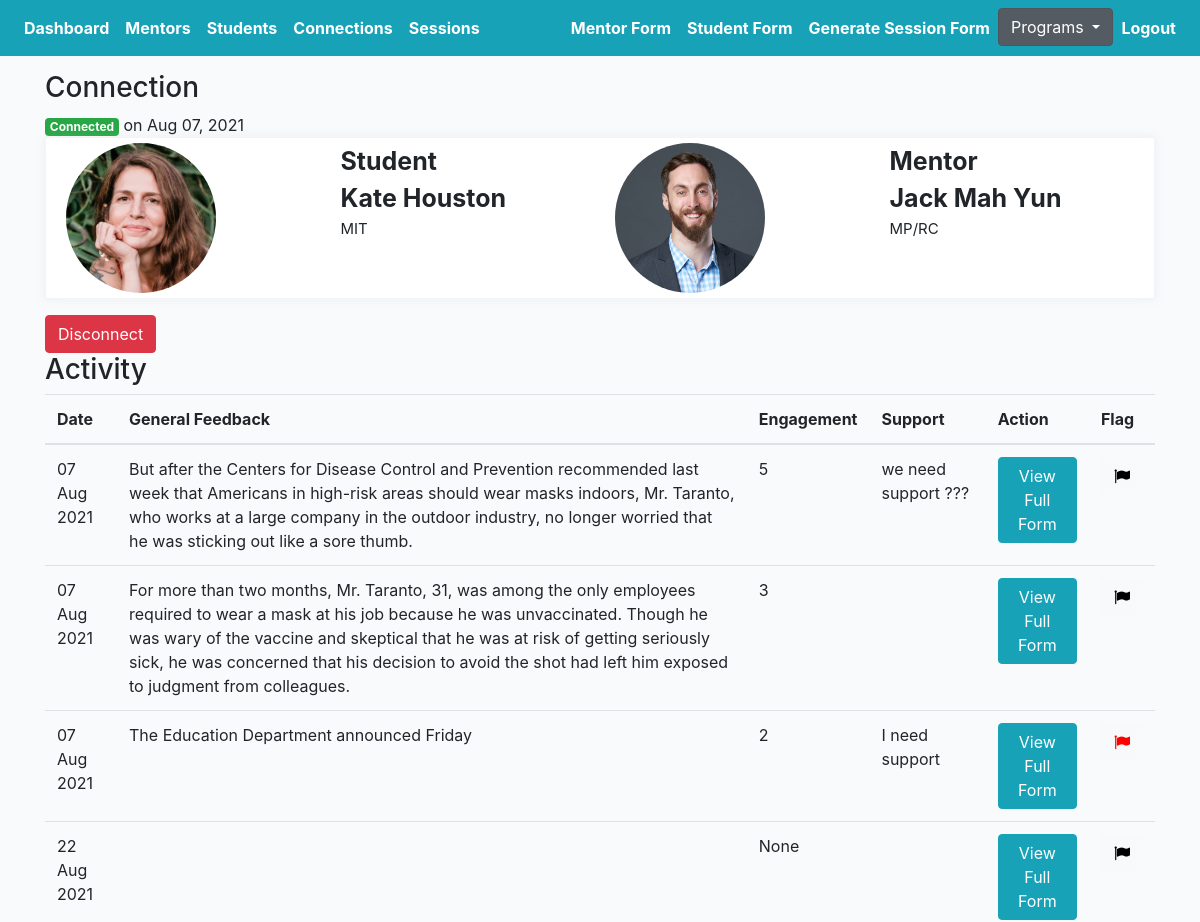
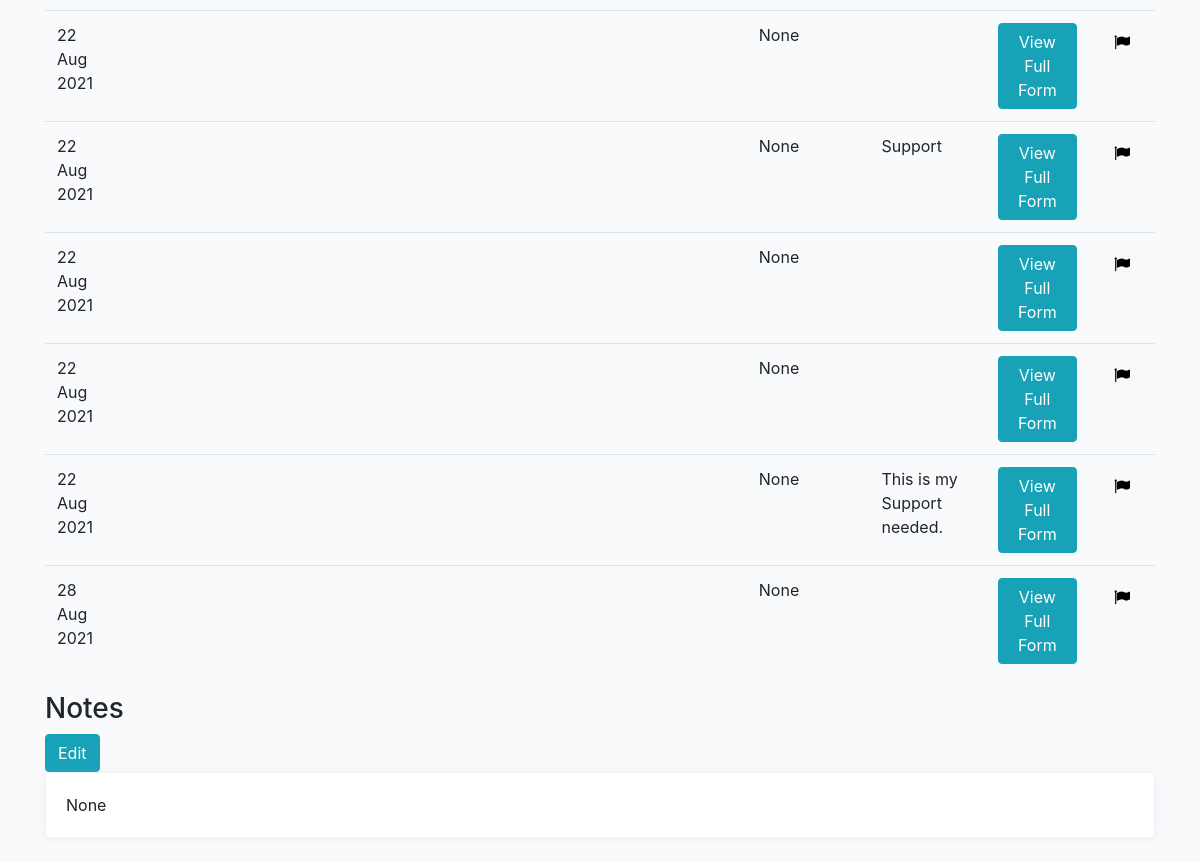
The page /mentoring/23/connection-detail (signed in) on the database its author committed (2 pictures, top to bottom).
### mprofiles/models.py (models this page shows, shortened)
class Connection(models.Model):
    student = models.ForeignKey(Student, on_delete=models.CASCADE, related_name='student')
    mentor = models.ForeignKey(Mentor, on_delete=models.CASCADE, related_name='mentor')
    status = models.CharField(max_length=200, choices=STATUS_CHOICES)
    updated = models.DateTimeField(auto_now=True)
    created = models.DateTimeField(auto_now_add=True)
    flag = models.BooleanField(default=False)
    note = models.TextField(null=True, blank=True, max_length=1000)

class Student(models.Model):
    avatar = models.ImageField(default='avatar.png', upload_to='avatars/')
    first_name = models.CharField(max_length=200, blank=True)
    last_name = models.CharField(max_length=200, blank=True)
    email = models.EmailField(max_length=200, blank=True)
    phone = models.CharField(max_length=200, blank=True)
    address = models.CharField(max_length=200, blank=True)
    grade = models.CharField(max_length=200, blank=True)
    school = models.CharField(max_length=200, blank=True)
    academic_advisor = models.ForeignKey(Academicadvisor, null=True, blank=True, on_delete=models.CASCADE, related_name='academic_advisor')
    academic_advisor_email = models.EmailField(max_length=200, blank=True)
    reason = models.TextField(null=True, blank=True, max_length=1000)
    know = models.TextField(null=True, blank=True, max_length=1000)
    question1 = models.CharField(max_length=200, choices=QUESTION_CHOICES)
    answer1 = models.TextField(null=True, blank=True, max_length=1000)
    question2 = models.CharField(max_length=200, choices=QUESTION_CHOICES)
    answer2 = models.TextField(null=True, blank=True, max_length=1000)
    prefer_sex = models.CharField(max_length=200, choices=GENDER_CHOICES)
    geographical = models.CharField(max_length=200, choices=GEOGRAPHICAL_CHOICES)
    commit = models.CharField(null=True, blank=True, max_length=200, choices=YES_NO)
    available = models.CharField(null=True, blank=True, max_length=200, choices=YES_NO)
    seminar = models.CharField(null=True, blank=True, max_length=200, choices=YES_NO)
    understand = models.CharField(null=True, blank=True, max_length=200, choices=YES_NO)
    signature = models.CharField(null=True, blank=True, max_length=200, choices=YES_NO)
    updated = models.DateTimeField(auto_now=True)
    created = models.DateTimeField(auto_now_add=True)
    slug = models.SlugField(unique=True, blank=True)
    flag = models.BooleanField(default=False)
    note = models.TextField(null=True, blank=True, max_length=1000)
    __initial_first_name = None
    __initial_last_name = None
    def __init__(self, *args, **kwargs):
        super().__init__(*args, **kwargs)
        self.__initial_first_name = self.first_name
        self.__initial_last_name = self.last_name

class Mentor(models.Model):
    avatar = models.ImageField(default='avatar.png', upload_to='avatars/')
    first_name = models.CharField(max_length=200, blank=True)
    last_name = models.CharField(max_length=200, blank=True)
    email = models.EmailField(max_length=200, blank=True)
    phone = models.CharField(max_length=200, blank=True)
    address = models.CharField(max_length=200, blank=True)
    spanish = models.CharField(null=True, blank=True, max_length=200, choices=SPANISH_CHOICES)
    language = models.TextField(null=True, blank=True, max_length=1000)
    emergency_contact = models.TextField(null=True, blank=True, max_length=1000)
    employment_status = models.CharField(max_length=200, choices=EMPLOYMENT_CHOICES)
    employer_info = models.TextField(null=True, blank=True, max_length=1000)
    partner = models.CharField(null=True, blank=True, max_length=200, choices=PARTNER_CHOICES)
    hear = models.TextField(null=True, blank=True, max_length=1000)
    experience = models.TextField(null=True, blank=True, max_length=1000)
    reason = models.TextField(null=True, blank=True, max_length=1000)
    know = models.TextField(null=True, blank=True, max_length=1000)
    question1 = models.CharField(null=True, blank=True, max_length=200, choices=QUESTION_CHOICES)
    answer1 = models.TextField(null=True, blank=True, max_length=1000)
    question2 = models.CharField(null=True, blank=True, max_length=200, choices=QUESTION_CHOICES)
    answer2 = models.TextField(null=True, blank=True, max_length=1000)
    support = models.ManyToManyField(Support, blank=True, related_name='supports')
    prefer_sex = models.CharField(max_length=200, choices=GENDER_CHOICES)
    geographical = models.CharField(max_length=200, choices=GEOGRAPHICAL_CHOICES)
    commit = models.CharField(null=True, blank=True, max_length=200, choices=YES_NO)
    available = models.CharField(null=True, blank=True, max_length=200, choices=YES_NO)
    seminar = models.CharField(null=True, blank=True, max_length=200, choices=YES_NO)
    signature = models.TextField(null=True, blank=True, max_length=1000)
    grant = models.CharField(max_length=200, choices=GRANT_CHOICES)
    cont_student_bridge = models.TextField(null=True, blank=True, max_length=1000)
    check = models.CharField(null=True, blank=True, max_length=200, choices=YES_NO)
    question = models.TextField(null=True, blank=True, max_length=1000)
    friends = models.ManyToManyField(Student, blank=True, related_name='mentors')
    updated = models.DateTimeField(auto_now=True)
    created = models.DateTimeField(auto_now_add=True)
    slug = models.SlugField(unique=True, blank=True)
    flag = models.BooleanField(default=False)
    note = models.TextField(null=True, blank=True, max_length=1000)
    ethnic = models.CharField(null=True, blank=True, max_length=200, choices=ETHNIC_CHOICES)
    __initial_first_name = None
    __initial_last_name = None
    def __init__(self, *args, **kwargs):
        super().__init__(*args, **kwargs)
        self.__initial_first_name = self.first_name
        self.__initial_last_name = self.last_name

class Session(models.Model):
    connection = models.ForeignKey(Connection, on_delete=models.CASCADE)
    meet = models.IntegerField(null=True, blank=True)
    dialogue = models.CharField(null=True, blank=True, max_length=200, choices=YES_NO)
    length = models.FloatField(null=True, blank=True)
    summary = models.TextField(null=True, blank=True, max_length=1000)
    help = models.TextField(null=True, blank=True, max_length=1000)
    change = models.TextField(null=True, blank=True, max_length=1000)
    rate = models.IntegerField(null=True, blank=True)
    meaningful = models.IntegerField(null=True, blank=True)
    support = models.TextField(null=True, blank=True, max_length=1000)
    elaborate = models.TextField(null=True, blank=True, max_length=1000)
    urgent = models.TextField(null=True, blank=True, max_length=1000)
    question = models.TextField(null=True, blank=True, max_length=1000)
    updated = models.DateTimeField(auto_now=True)
    created = models.DateTimeField(auto_now_add=True)
    submit_status = models.BooleanField(default=False)
    flag = models.BooleanField(default=False)
    urgent_check = models.BooleanField(default=False)
    def get_absolute_url(self):
        return reverse("mprofiles:session-detail", kwargs={"pk": self.pk})

### mprofiles/views.py (the view)
# urls.py: path('<pk>/connection-detail', ConnectionDetailView.as_view(), name='connection-profile-detail'),
@method_decorator(login_required, name='dispatch')
@method_decorator(allowed_users(allowed_roles=['mentor', 'admin']), name='dispatch')
class ConnectionDetailView(DetailView):
    model = Connection
    template_name = 'mentor/connection-detail.html'
    def get_object(self):
        pk = self.kwargs.get('pk')
        connection = Connection.objects.get(pk=pk)
        return connection
    def get_context_data(self, **kwargs):
        context = super().get_context_data(**kwargs)
        pk = self.kwargs.get('pk')
        connection = Connection.objects.get(pk=pk)
        sessions = Session.objects.filter(submit_status=True).filter(connection=connection)
        sessions_ = []
        for item in sessions:
            sessions_.append(item)
        context["sessions"] = sessions_
        return context

### templates/mentor/connection-detail.html (shortened to what this page needs)
{% extends 'mbase.html' %}
{% load static %}
{% block stylesheet %}{% static '/css/profile.css' %}{% endblock %}
{% block content %}
<h3>Connection</h3>
{% if connection.status == 'connected' %}
<div><span class="badge badge-success">Connected</span><span> on {{connection.created | date:"M d, Y" }}</span></div>
{% elif connection.status == 'disconnected' %}
<div><span class="badge badge-danger">Disconnected</span><span> on {{connection.updated | date:"M d, Y" }}</span></div>
{% elif connection.status == 'inactive' %}
<div><span class="badge badge-warning">Inactive</div>
{% endif %}
<div class="profile-page tx-13">
    <div class="row">
        <div class="col-12 grid-margin">
            <div class="profile-header">
                <div class="header-links">
                    <div class="container header">
                        <div class="row">
                            <div class="col">
                                <div class="row">
                                    <div class="col">
                                        <img class="profile-pic" src="{{connection.student.avatar.url}}" alt="profile">
                                    </div>
                                    <div class="col">
                                        <div style="font-size:25px; font-weight:bold" class="profile-name">
                                            Student</div>
                                        <div style="font-size:25px; font-weight:bold" class="profile-name">
                                            {{connection.student.first_name}}
                                            {{connection.student.last_name}}</div>
                                        <div style="font-size:15px" class="profile-name">
                                            {{connection.student.school}}</div>
                                    </div>
                                </div>
                            </div>
                            <div class="col">
                                <div class="row">
                                    <div class="col">
                                        <img class="profile-pic" src="{{connection.mentor.avatar.url}}" alt="profile">
                                    </div>
                                    <div class="col">
                                        <div style="font-size:25px; font-weight:bold" class="profile-name">
                                            Mentor</div>
                                        <div style="font-size:25px; font-weight:bold" class="profile-name">
                                            {{connection.mentor.first_name}}
                                            {{connection.mentor.last_name}}</div>
                                        <div style="font-size:15px" class="profile-name">
                                            {{connection.mentor.geographical}}</div>
                                    </div>
                                </div>
                            </div>
                        </div>
                    </div>
                </div>
            </div>
        </div>
    </div>
</div>
{% if connection.status == 'connected' %}
<form action="{% url 'profiles:remove-connect' %}" method="POST">
    <button type="submit" class="btn btn-danger">Disconnect</button>
</form>
{% elif connection.status == 'disconnected' %}
<a href="{% url 'profiles:student-detail-view' connection.student.slug %}"><button type="submit"
        class="btn btn-info">Connect
        Tutor</button></a>
{% endif %}
<h3>Activity</h3>
<div class="table-responsive-lg">
    <table class="table">
        <thead>
            <tr>
                <th scope="col">Date</th>
                <th scope="col">General Feedback</th>
                <th scope="col">Engagement</th>
                <th scope="col">Support</th>
                <th scope="col">Action</th>
                <th scope="col">Flag</th>
            </tr>
        </thead>
        <tbody>
            {% for obj in sessions %}
            <tr>
                <td>{{obj.updated|date:"d M Y"}}</td>
                <td>{{obj.summary}}</td>
                <td>{{obj.rate}}</td>
                <td>{{obj.support}}</td>
                <td><a href="{{obj.get_absolute_url}}"><button type="submit" class="btn btn-info">View Full
                            Form</button></a></td>
                <td>
                    <form action="{% url 'mprofiles:flag-session' %}" method="POST" class='like-form' id='{{obj.id}}'>
                        <button type="submit" class="like_btn btn btn-light like-btn{{obj.id}}">
                            {% if obj.flag == False %}
                            <i class="fa fa-flag thumb{{obj.id}}" style="color:black"></i>
                            {% else %}
                            <i class="fa fa-flag thumb{{obj.id}}" style="color:red"></i>
                            {% endif %}
                        </button>
                    </form>
                </td>
            </tr>
            {% endfor %}
        </tbody>
    </table>
</div>
<h3>Notes</h3>
<a href="{% url 'mprofiles:connection-note-update-profile' connection.pk %}"><button type="submit"
        class="btn btn-info">Edit</button></a>
<div class="row">
    <div class="col-sm-12">
        <div class="card h-100">
            <div class="card-body">
                <p class="card-text">{{connection.note}}</p>
            </div>
        </div>
    </div>
</div>
{% endblock content %}

### core/static/css/base.css (style rules this page uses)
.container { width: 100%; padding-right: 15px; padding-left: 15px; margin-right: auto; margin-left: auto; margin-top: 55px; }
body { background:#FAFAFA; }

### core/static/css/profile.css (style rules this page uses)
body { background-color: #f9fafb; margin-top:0px; }
.profile-page .profile-header { box-shadow: 0 0 10px 0 rgba(183, 192, 206, 0.2); border: 1px solid #f2f4f9; }
.profile-page .profile-header .header-links { padding: 5px; display: -webkit-flex; display: flex; -webkit-justify-content: center; justify-content: center; background: #fff; border-radius: 0 0 .25rem .25rem; }
img { vertical-align: middle; border-style: none; }
.grid-margin { margin-bottom: 1rem; }
.card { box-shadow: 0 0 10px 0 rgba(183, 192, 206, 0.2); -webkit-box-shadow: 0 0 10px 0 rgba(183, 192, 206, 0.2); -moz-box-shadow: 0 0 10px 0 rgba(183, 192, 206, 0.2); -ms-box-shadow: 0 0 10px 0 rgba(183, 192, 206, 0.2); }
.card { position: relative; display: flex; flex-direction: column; min-width: 0; word-wrap: break-word; background-color: #fff; background-clip: border-box; border: 1px solid #f2f4f9; border-radius: 0.25rem; }
.profile-pic { border-radius: 50%; height: auto; width: 150px; }
.container .header { margin-top: 0px; }

### rows shown on the page
Connection: created "Aug 07, 2021", student.avatar (picture), student.first_name "Kate", student.last_name "Houston", student.school "MIT", mentor.avatar (picture), mentor.first_name "Jack", mentor.last_name "Mah Yun", mentor.geographical "MP/RC", note "None"
Session: updated "07 Aug 2021", summary "But after the Centers for Disease Control and Prevention recommended last week that Americans in high-risk areas should wear masks indoors, Mr. Taranto, who works at a large company in the outdoor industry, no longer worried that he was sticking out like a sore thumb.", rate "5", support "we need support ???"
Session: updated "07 Aug 2021", summary "For more than two months, Mr. Taranto, 31, was among the only employees required to wear a mask at his job because he was unvaccinated. Though he was wary of the vaccine and skeptical that he was at risk of getting seriously sick, he was concerned that his decision to avoid the shot had left him exposed to judgment from colleagues.", rate "3"
Session: updated "07 Aug 2021", summary "The Education Department announced Friday", rate "2", support "I need support"
Session: updated "22 Aug 2021", rate "None"
Session: updated "22 Aug 2021", rate "None"
Session: updated "22 Aug 2021", rate "None", support "Support"
Session: updated "22 Aug 2021", rate "None"
Session: updated "22 Aug 2021", rate "None"
Session: updated "22 Aug 2021", rate "None", support "This is my Support needed."
Session: updated "28 Aug 2021", rate "None"
